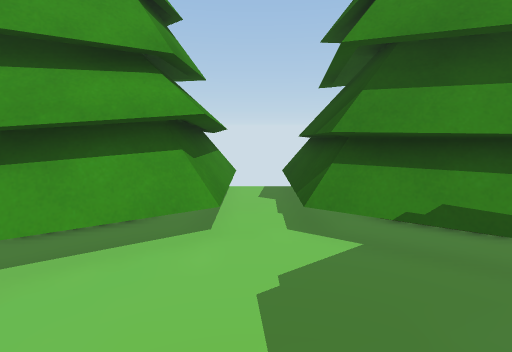
[1] (above)

24 first-person views from a walk through a Unity game level. The camera is 1.3 m above the floor, tilts 10° down and sees 85° across. The floor is counted in squares, 0.5 m on a side. Each view is taken from the middle of a square. On the plan, view 1 faces up. The plan holds only what a view shows up to about 19 squares ahead; the rest is blank. The place goes on beyond the plan. Some animated figures are not drawn.

[2]
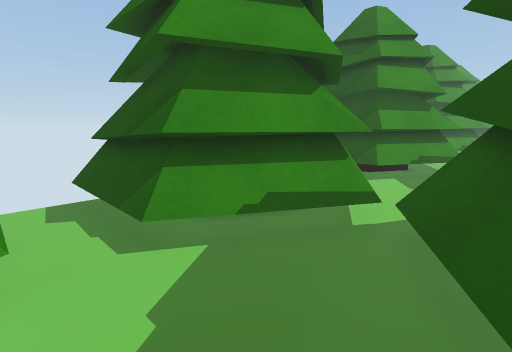

[3]
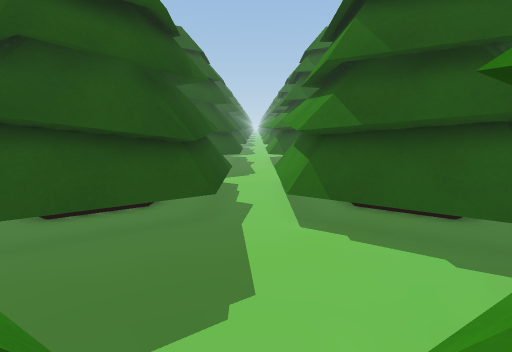

[4]
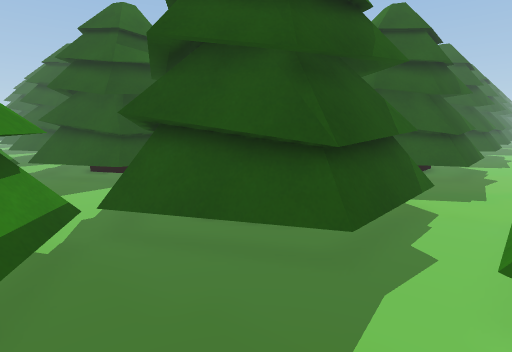

[5]
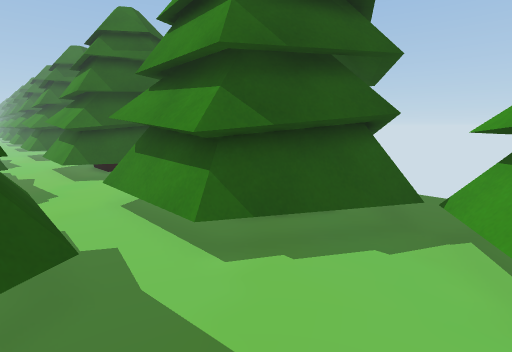

[6]
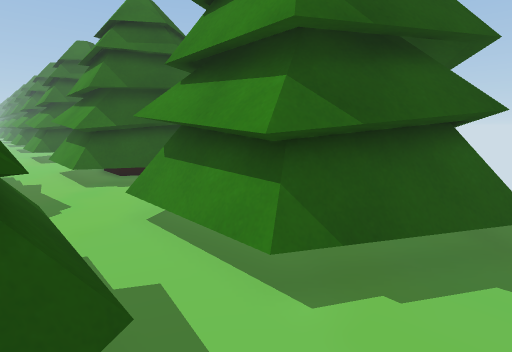

[7]
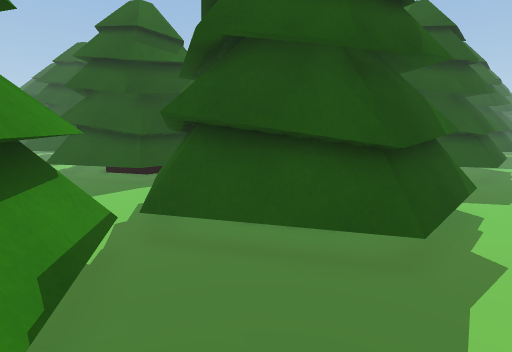

[8]
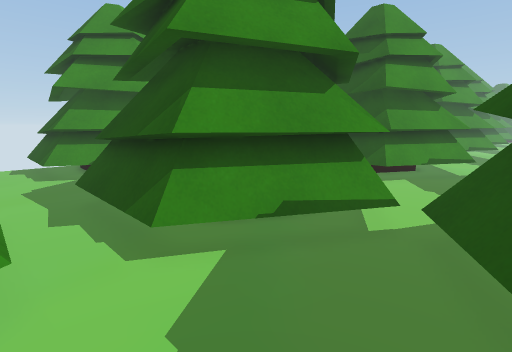

[9]
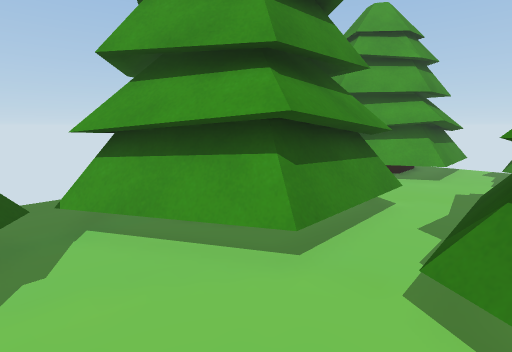

[10]
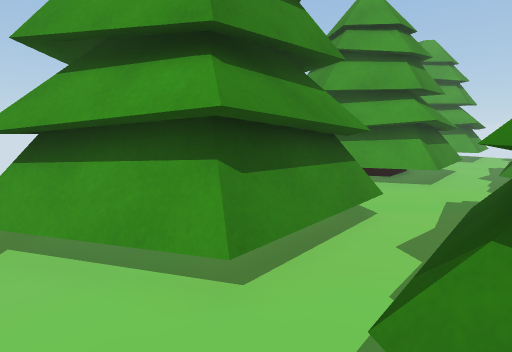

[11]
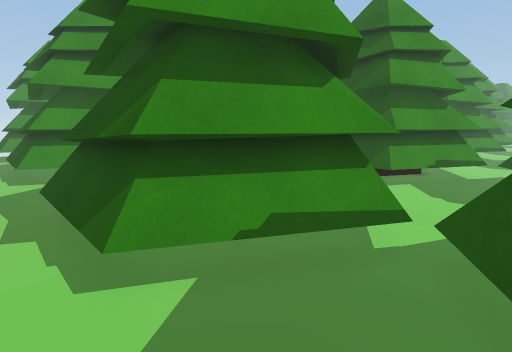

[12]
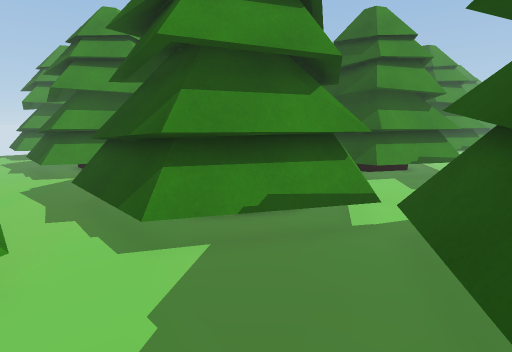

[13]
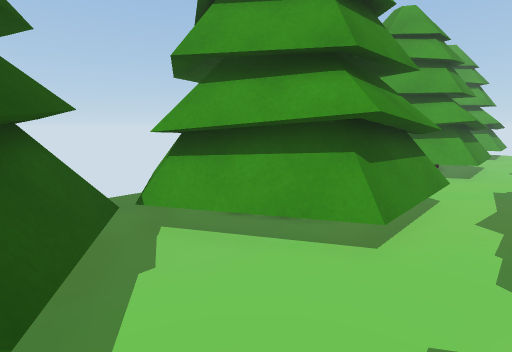

[14]
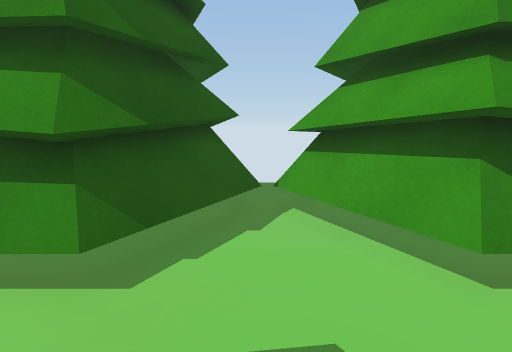

[15]
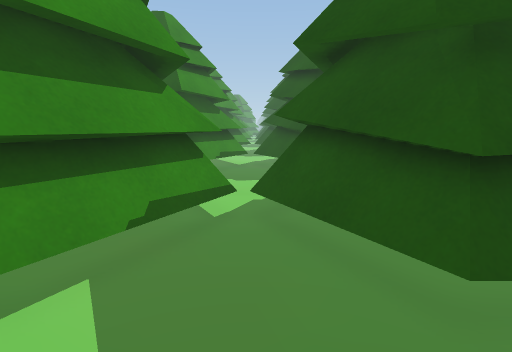

[16]
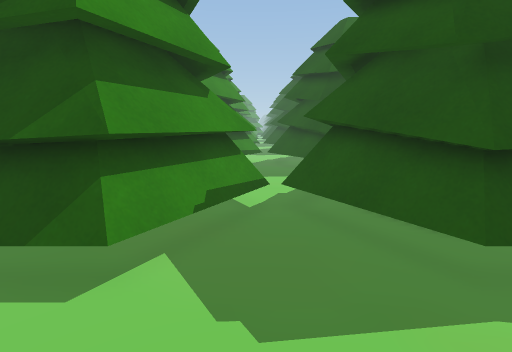

[17]
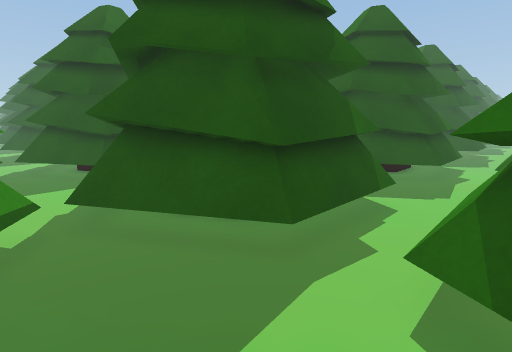

[18]
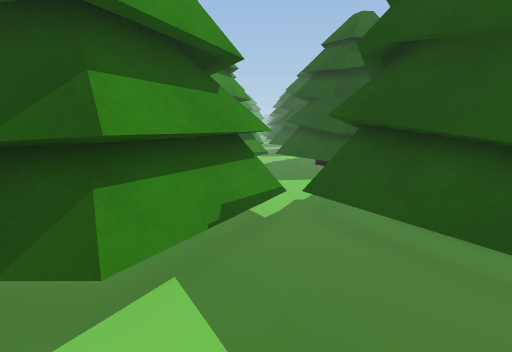

[19]
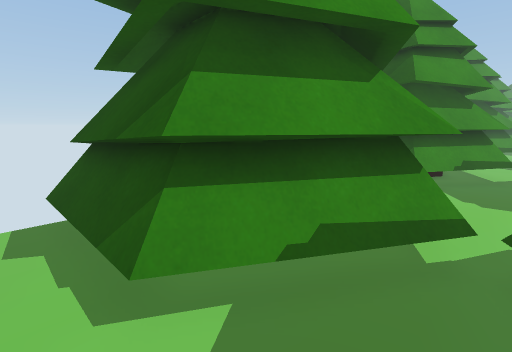

[20]
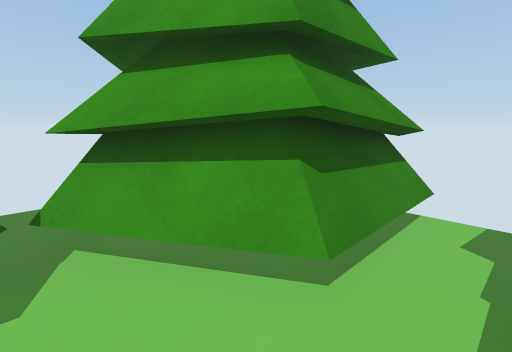

[21]
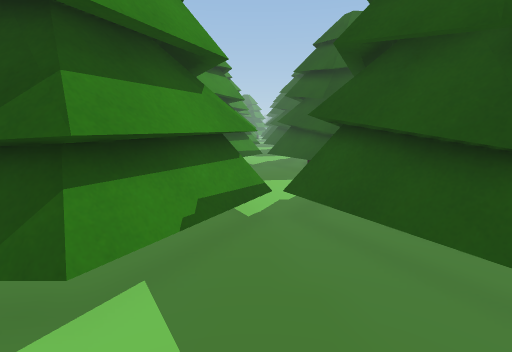

[22]
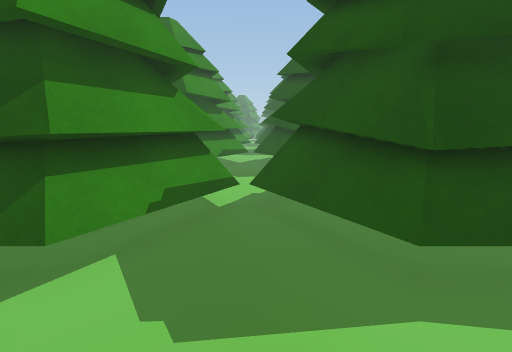

[23]
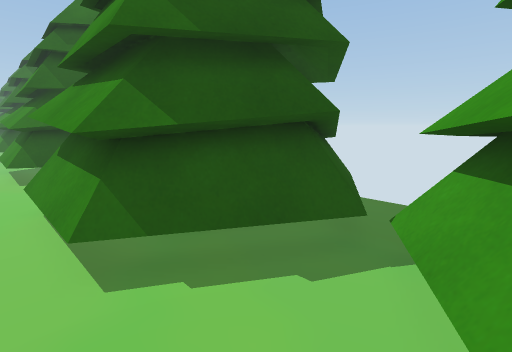

[24]
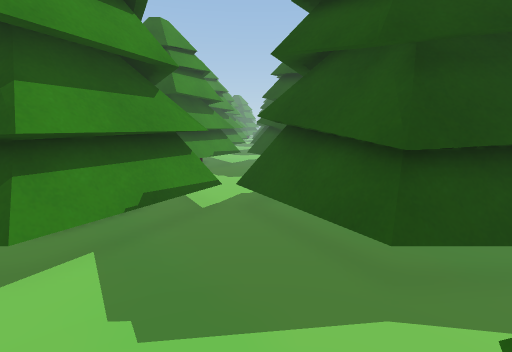

### Floor plan
Key: @ floor where view 1 was taken; . floor; T tree.
Columns run from 8 left of view 1 to 23 right of it. Each row starts with its distance up from view 1.
 12      T T TTTT
 11     TTTT.TTTT
 10     TTTT.TTTT         TTT
  9    TTTTT.TTTTT       TTTTT
  8  TTTTTTT.TTTTTT TT   TTTTT
  7 TTTTTTTT.TTTTTTTTT   TTTTTT
  6 TTTTTTTT..TTTTTTTT ..TTTTTTT
  5  TTTTT.....TTTTT  .....TTTT  ..
  4   TT.........TT ........TT .....
  3  .TT.........TT..........T .....
  2  TTTTT......TTTT ......TTT   ..
  1 TTTTTTT...TTTTTTTT ..TTTTTTT
  0 TTTTTTTT@TTTTTTTTTT  TTTTTT
 -1 TT  TTTT.TTTTT TT    TTTTT
 -2 T   TTTT.TTTTT        TTTT
 -3  TTTTTTT.TTTTTT      TTTTT
 -4 TTTTTTTT.TTTTTTTTT   TTTTT
 -5 TTTTTTTT.TTTTTTTTT  .TTTTTTT
 -6  TTTTTT....TTTTT  ....TTTTT
 -7   TTT.......TTT  .......TT  ...
 -8  .T...........T..........T.....
 -9  TTTT........TTT........TT  ...
-10 TTTTTT.....TTTTTTT....TTTTT  ..
-11 TTTTTTTT.TTTTTTTTTT..TTTTTTT
-12 TTTTTTTT.TTTTTTTTTT  TTTTTT
-13 TTTTTTTT.TTTTTTT     TTTTT
-14     TTTT.TTTT        TTTTT
-15 T   TTTT.TTTTT  TT   TTTTT
-16 TTTTTTTT.TTTTTTTTTT  TTTTTT
-17 TTTTTTTT..TTTTTTTT ..TTTTTTT
-18 TTTTTT.....TTTTT  .....TTTT  ...
-19   TT.........TT .........T .....
-20  .TT..........T..........T .....
-21  TTTT.......TTT     ...TTT
-22 TTTTTTT...TTTTTTT     TTTT
-23  TTTTTTT.TTTTTTTT    TTTTT

Where each view was taken, in squares from view 1:
view 1: 0 up, 0 right, facing up
view 2: 1 up, 1 left, facing up-right
view 3: 8 up, 0 right, facing down
view 4: 5 up, 1 left, facing down-right
view 5: 5 up, 2 right, facing down-left
view 6: 3 up, 2 right, facing down-left
view 7: 6 down, 0 right, facing down-right
view 8: 10 down, 1 left, facing up-right
view 9: 9 down, 2 right, facing up-left
view 10: 19 down, 2 right, facing up-left
view 11: 21 down, 0 right, facing up-right
view 12: 22 down, 1 left, facing up-right
view 13: 22 down, 1 right, facing up-left
view 14: 20 down, 3 right, facing left
view 15: 20 down, 2 left, facing right
view 16: 19 down, 3 left, facing right
view 17: 7 down, 2 left, facing down-right
view 18: 7 down, 2 left, facing right
view 19: 3 up, 0 right, facing up-right
view 20: 3 up, 1 right, facing up-left
view 21: 4 up, 2 left, facing right
view 22: 3 up, 3 left, facing right
view 23: 6 down, 0 right, facing down-left
view 24: 9 down, 3 left, facing right
